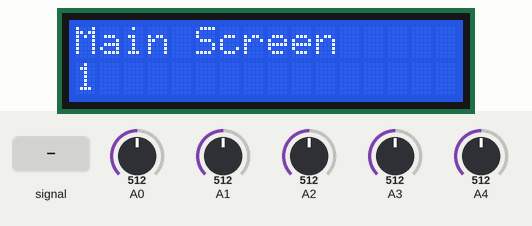
This sketch was run on a simulated Arduino Uno, built with avr-gcc and run on an emulated ATmega328P. Parts: 16×2 character LCD. Inputs (shaded band) come from the test bench; at power-on: A2 = 512, A0 = 512, A1 = 512, A3 = 512, A4 = 512.

Above: at 1.2 s.
1.3 s: A2 fed a 2 Hz sine of ±306 counts around its level
At 2.99 s:
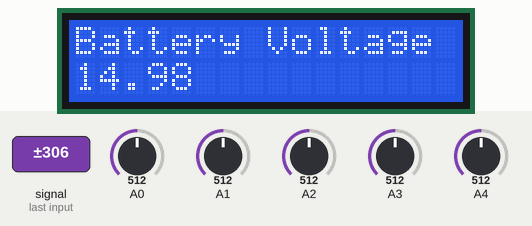
4.3 s: A2 set to 190
At 5.7 s:
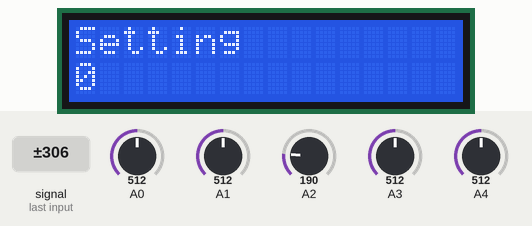
6.1 s: A0 set to 716
At 6.29 s:
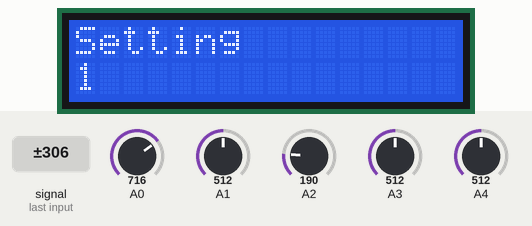
7.6 s: A2 set to 992
At 9.0 s:
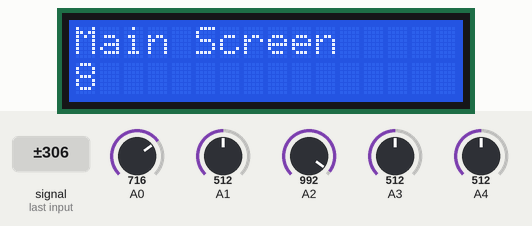
9.7 s: A2 set to 30
At 10.11 s:
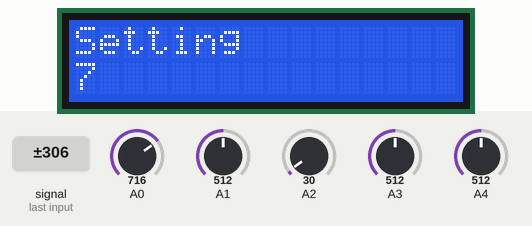
Timing chart, 0 to 12.4 s (numbered marks = the images above; inputs shaded):
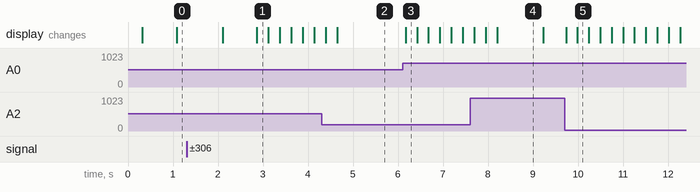

The sketch:

LCD_Adv.ino
```cpp
#include <LiquidCrystal.h>

const int rs = 13, en = 12, d4 = 11, d5 = 10, d6 = 9, d7 = 6; //Pins connected the LCD Screen
LiquidCrystal lcd(rs, en, d4, d5, d6, d7);

unsigned long start, interval, lcdRefresh;
int Screen;
int maxScreenNumber = 2; //Screen count (including 0)

int X1, Y1;
int X2, Y2;
int X1_offset, Y1_offset, X2_offset, Y2_offset;

double rawVoltage, battVoltage;
double r1 = 49900; //R1 Resistor Value in Ohms
double r2 = 10000; //R2 Resistor Value in Ohms

int level;

void setup() {
  lcd.begin(16, 2); //Set the ammount of (Columns, Rows)

  X1_offset = analogRead(A2); //Read Joystick Offsets
  Y1_offset = analogRead(A3);
  X2_offset = analogRead(A0);
  Y2_offset = analogRead(A1);
}

void loop() {
  start = millis(); //Record the start time of the Loop

  X1 = analogRead(A3) - X1_offset; //Apply Offset to the Joysticks
  Y1 = analogRead(A2) - Y1_offset;
  X2 = analogRead(A1) - X2_offset;
  Y2 = analogRead(A0) - Y2_offset;

  if (lcdRefresh > 250) { //Refresh the screen every 250ms (1/4 of a second, 4Hz)
    lcd.clear();          //Clear the Screen
    lcdRefresh = 0;       //Reset the Timer

    if (Y1 >  300) Screen--;                        //Decrease the Screen number if the stick is lowered
    if (Y1 < -300) Screen++;                        //Increase the Screen number if the stick is rasied
    Screen = constrain(Screen, 0, maxScreenNumber); //Constrain the screens the the max number of screens

    //// Remote Screens ////
    if (Screen == 0) screen_0();
    if (Screen == 1) screen_1();
    if (Screen == 2) screen_2();
  }

  lcdRefresh += interval;      //Add the loop interval time to the lcdRefresh Timer
  interval = millis() - start; //How long the loops has taken
}

void screen_0() {             //Screen 0 code
  lcd.print("Main Screen");
  lcd.setCursor(0, 1);
  lcd.print(millis() / 1000);
}

void screen_1() {             //Screen 1 code
  lcd.print("Battery Voltage");
  lcd.setCursor(0, 1);
  rawVoltage = analogRead(A4) * (5.0 / 1024.0);
  battVoltage = rawVoltage / (r2 / (r1 + r2));
  lcd.print(battVoltage);
}

void screen_2() {              //Screen 2 code
  lcd.print("Setting");
  lcd.setCursor(0, 1);
  if (Y2 >  200) level++;
  if (Y2 < -200) level--;
  lcd.print(level);
}
```

Measured:
- after the input at 1.3 s, the display: first differs from a run without the input after 1.6 s (image 1)
- after the input at 4.3 s, the display: first differs from a run without the input after 0.35 s (image 2)
- after the input at 6.1 s, the display: changes after 0.07 s (image 3)
- after the input at 7.6 s, the display: first changes after 0.10 s (image 4 shows a later state)
- after the input at 9.7 s, the display: first changes at once (image 5 shows a later state)
